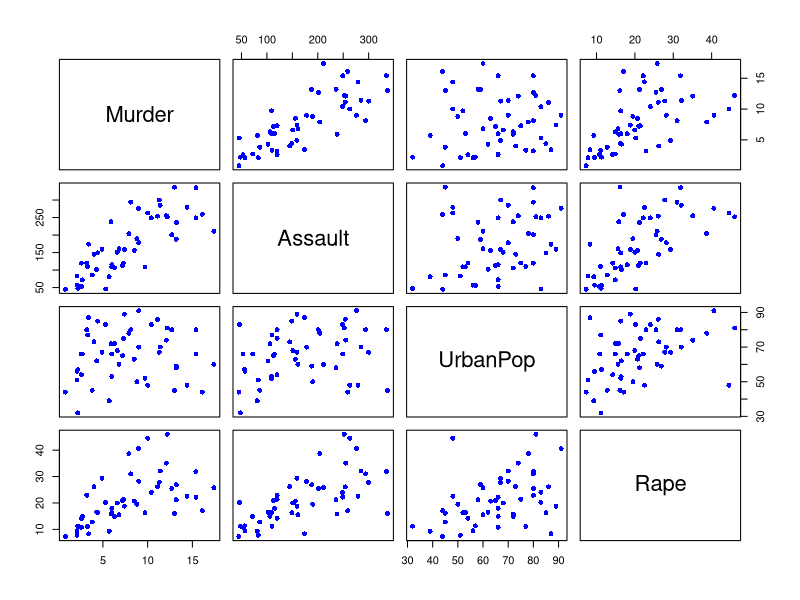
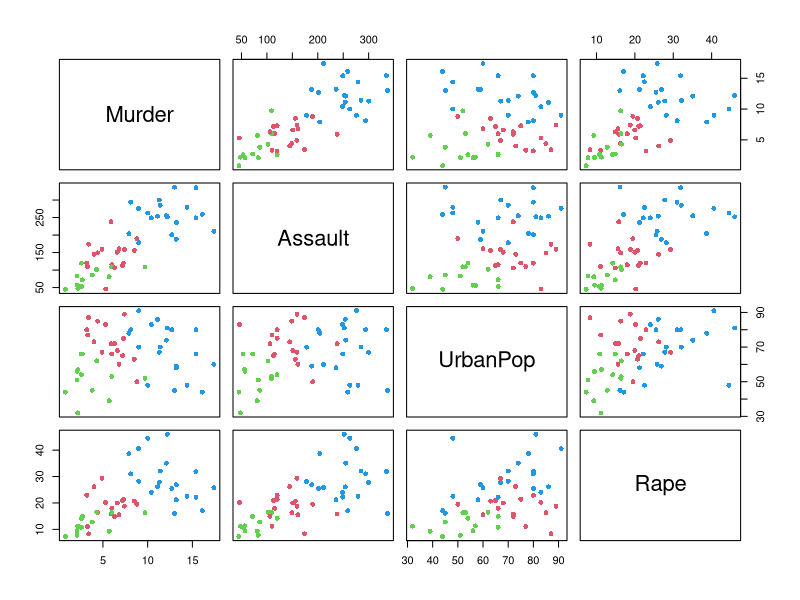

Write R code to recreate these figures, in order. (Note: this script raises an error after producing the figures.)
## ---- chunk 1
# Load necessary libraries
library(tidyverse)
#US Arrest dataset is built into R:
data("USArrests")
head(USArrests)
summary(USArrests)
cat("Murder, Assault and Rape value represent the number of cases per 100,000 habitants. \n")

cat("UrbanPop is the percentage of the population living in urban areas. \n")
# Scatterplot matrix
pairs(USArrests, pch = 16, col = "blue")

set.seed(12142023)
# k-means clustering with 3 clusters
scaled_data <- scale(USArrests)


kmeans_model <- kmeans(scaled_data, centers = 3, nstart = 20)

# Visualize the clusters on the scatterplot matrix
pairs(USArrests, pch = 16, col = kmeans_model$cluster + 1)
## ---- chunk 2
# Don't just outline what you would do (!) Do it! Careful with time though. 

iss <- function(k) {
  kmeans(data %>% select_if(is.numeric),k,iter.max=500,nstart=100,algorithm="Lloyd" )$tot.withinss
}
k.values <- 1:10
iss_values <- map_dbl(k.values, iss)

plot(k.values, iss_values,
     type="b", pch = 19, frame = FALSE, 
     xlab="Number of clusters K",
     ylab="Total intra-clusters sum of squares")

## ---- chunk 3


calculate_inertia <- function(k) {
  kmeans_result <- kmeans(scaled_data, centers = k, nstart = 25)
  return(kmeans_result$tot.withinss)
}

# Set the chosen k value
chosen_k <- 5

# Train the k-means model with the chosen number of clusters
kmeans_model <- kmeans(scaled_data, centers = chosen_k, nstart = 25)



# Visualize 
pairs(USArrests, pch = 16, col = kmeans_model$cluster + 1, 
      main = "Scatterplot Matrix with Cluster Labels")

# Add legend
legend("topright", legend = levels(factor(kmeans_model$cluster)), 
       col = rainbow(length(levels(factor(kmeans_model$cluster)))), 
       pch = 16, title = "Clusters")



# Get the names of the states in the riskiest cluster
riskiest_cluster <- which.max(table(kmeans_model$cluster))
riskiest_states <- row.names(USArrests[kmeans_model$cluster == riskiest_cluster, ])

# Print the names of the riskiest states
cat("Riskiest States based on Criminality (Cluster", riskiest_cluster, "):\n")
print(riskiest_states)
## ---- chunk 4

kmeans_model$cluster
# Plot a graph showing the distribution of clusters
barplot(table(kmeans_model$cluster), col = rainbow(chosen_k),
        main = "Cluster Distribution", xlab = "Cluster", ylab = "Frequency")




